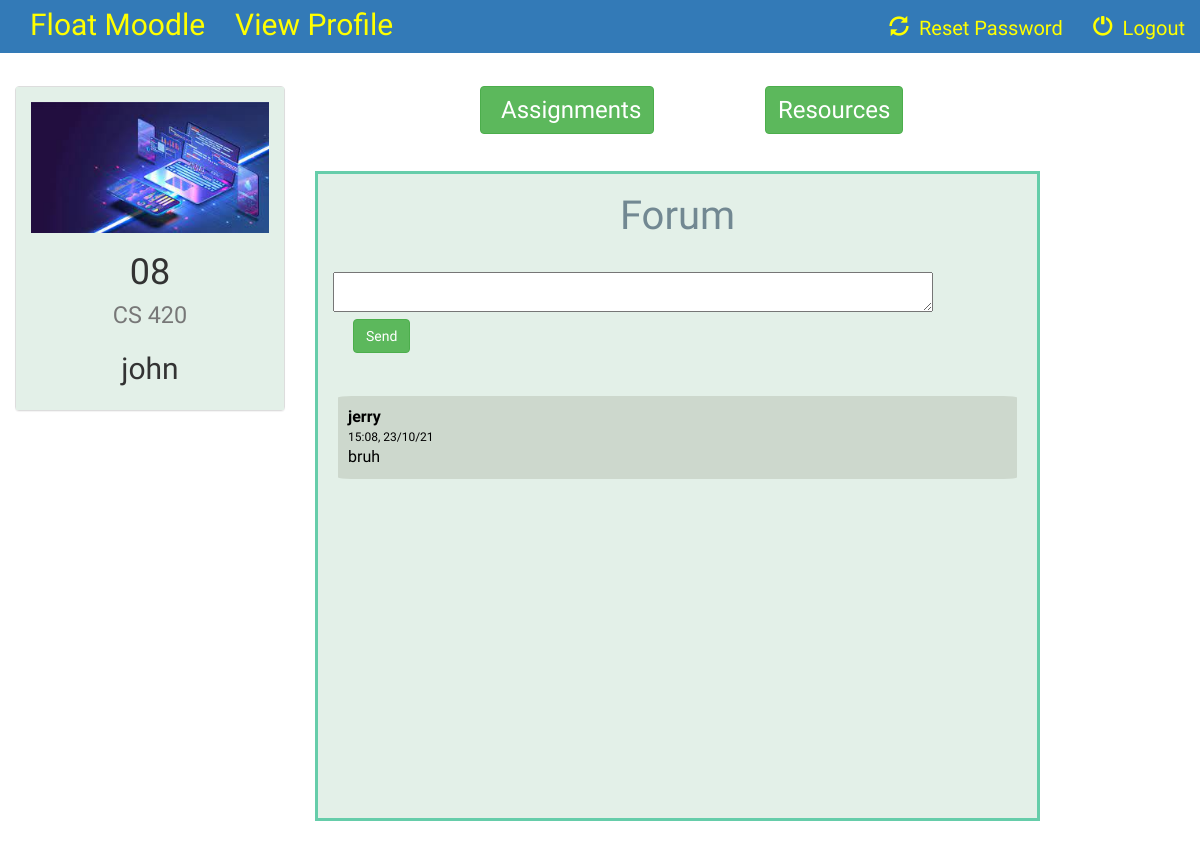
Page /course/8/detail/ (signed in) on the committed database.
### instructor/models.py (models this page shows, shortened)
class Course(models.Model):
    name = models.CharField(max_length=100)
    code = models.CharField(max_length=100)
    instructor = models.ForeignKey(Instructor, on_delete=models.CASCADE)
    course_logo = models.FileField(default=1)

class Instructor(models.Model):
    user = models.ForeignKey(User,on_delete=models.CASCADE, default=1)
    name = models.CharField(max_length=100)
    information = models.CharField(max_length=1000,default=1)
    def __str__(self):
        return self.name

### course/models.py (models this page shows)
class Message(models.Model):
    content = models.TextField(max_length=500)
    course = models.ForeignKey(Course,default=1,on_delete=models.CASCADE)
    sender = models.ForeignKey(User,default=1, on_delete=models.CASCADE)
    time = models.CharField(max_length=100)

### course/views.py (the view)
# urls.py: url(r'^(?P<course_id>[0-9]+)/detail/$', views.detail, name='detail'),
@login_required
def detail(request, course_id):
    user = request.user
    student = Student.objects.get(user=request.user)
    courses = student.course_list.all()
    course = Course.objects.get(id=course_id)
    instructor = course.instructor
    messages = Message.objects.filter(course=course)
    form = MessageForm(request.POST or None)
    if request.method == 'POST':
        if form.is_valid():
            message = form.save(commit=False)
            message.course = course
            message.sender = user
            message.time = datetime.datetime.now().strftime('%H:%M, %d/%m/%y') # get the current date,time and convert into string
            message.save()
            try:
                student = Student.objects.get(user=request.user)
                return redirect('course:detail', course_id)
            except:
                return redirect('instructor:instructor_detail', course.id)
    else:
        form = MessageForm()
        context = {
            'course': course,
            'user': user,
            'instructor': instructor,
            'student': student,
            'courses': courses,
            'messages': messages,
            'form': form
        }
        return render(request, 'course/detail.html', context)

### course/forms.py
class MessageForm(forms.ModelForm):
    class Meta:
        model = Message
        fields = ['content']

### course/templates/course/detail.html (shortened to what this page needs)
{% extends 'course/basic_page.html' %}
{% block body %}
<br>
<div class="container-fluid songs-container">
    <div class="row">
        <div class="col-sm-6 col-md-3">
            <div class="panel panel-default">
                {% if course in courses %}
                <div class="panel-body" style="background-color: #e3f0e8;border: 0px solid #66cdaa;">
                    <a href="{% url 'course:detail' course.id %}">
                        {% if course.course_logo %}
                            <img src="{{ course.course_logo.url }}" class="img-responsive">
                        {% else %}
                            <h3>No image to display</h3>
                        {% endif %}
                    </a>
                    <h1 align="center">{{ course.code }}<br> <small>{{ course.name }}</small></h1>
                    <h2 align="center">{{ course.instructor }}</h2>
                </div>
            </div>
        </div>
        <div class="col-sm-9"style="color:white;">
            <div class="col-sm-2">
    <a href="{% url 'course:view_assignments' course.id %}">
        <button type="submit" class="btn btn-success"style="font-size: larger;padding-left: 20px;margin-left:150px">Assignments</button></a>
            </div>
            <div class="col-sm-4">
            </div>
            <div class="col-sm-2">
    <a href="{% url 'course:view_resources' course.id %}">
        <button type="submit" class="btn btn-success"style="font-size: larger;margin-left:0px">Resources</button></a>
            </div>
            <div class="col-sm-4"></div>
            <br><br><br>
            <div class="col-sm-10" style=" position:fixed-right;overflow-y: scroll; height:650px;border: 3px solid #66cdaa;background-color:#e3f0e8;color:black;font-family: 'Abhaya Libre';font-size:16px;">
                <h1 style="text-align:center;font-family:Volkhov,cursive;font-size:40px;color: #728892"> Forum </h1>
                <br>
                 <form class="form-horizontal" role="form" action="" method="post" enctype="multipart/form-data">
                    {% for field in form %}
                    <div class="form-group">
                        <div class="col-sm-offset-2 col-sm-10">
                        </div>
                    <div class="col-sm-10" style="color: black;">{{ field }}
                    <button type="submit" style="margin-left:20px" class="btn btn-success">Send</button>
                    </div>
                    </div>
                    {% endfor %}
                </form>
    {% for message in messages reversed %}
        <br>
                <div style="background-color:#CDD8CD; border-radius:2%;padding:10px; margin:5px">
                    <b>{{ message.sender }}</b><br>
                    <div style="font-size:12px;">{{ message.time }}</div>
                    {{ message.content }}<br>
                </div>
    {% endfor %}
        </div><br><br><br>
        </div><br><br><br>
    </div><br><br><br>
</div>
{% else %}
    You are not enrolled in this course
{% endif %}
{% endblock %}

### course/templates/course/basic_page.html (style rules this page uses)
a { color: yellow; }
#id_content { width: 600px; height: 40px; }
body { background: url('') no-repeat center center fixed; background-size: cover; font-family: Ledger;font-size: 20px; }

### rows in the picture
Course: course_logo (picture), code "08", name "CS 420", instructor "john"
Message: sender "jerry", time "15:08, 23/10/21", content "bruh"
